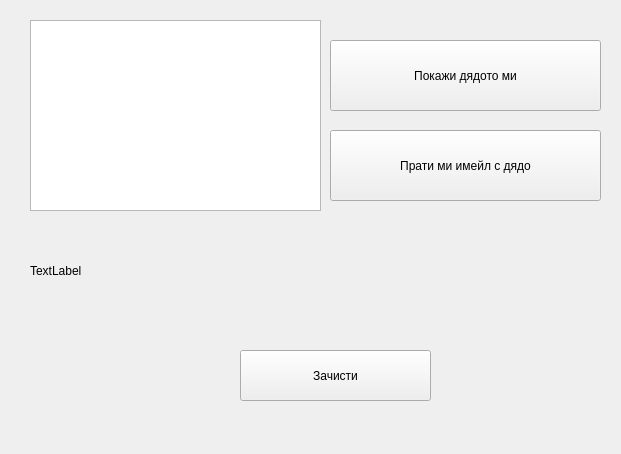
<?xml version="1.0" encoding="UTF-8"?>
<ui version="4.0">
 <class>Form</class>
 <widget class="QWidget" name="Form">
  <property name="geometry">
   <rect>
    <x>0</x>
    <y>0</y>
    <width>621</width>
    <height>454</height>
   </rect>
  </property>
  <property name="sizePolicy">
   <sizepolicy hsizetype="Fixed" vsizetype="Fixed">
    <horstretch>0</horstretch>
    <verstretch>0</verstretch>
   </sizepolicy>
  </property>
  <property name="windowTitle">
   <string>Form</string>
  </property>
  <widget class="QPushButton" name="btnClean">
   <property name="geometry">
    <rect>
     <x>240</x>
     <y>350</y>
     <width>191</width>
     <height>51</height>
    </rect>
   </property>
   <property name="text">
    <string>Зачисти</string>
   </property>
  </widget>
  <widget class="QListWidget" name="wgtParticipants">
   <property name="geometry">
    <rect>
     <x>30</x>
     <y>20</y>
     <width>291</width>
     <height>191</height>
    </rect>
   </property>
  </widget>
  <widget class="QPushButton" name="btnShow">
   <property name="geometry">
    <rect>
     <x>330</x>
     <y>40</y>
     <width>271</width>
     <height>71</height>
    </rect>
   </property>
   <property name="text">
    <string>Покажи дядото ми</string>
   </property>
  </widget>
  <widget class="QLabel" name="lblSanta">
   <property name="geometry">
    <rect>
     <x>30</x>
     <y>220</y>
     <width>511</width>
     <height>101</height>
    </rect>
   </property>
   <property name="text">
    <string>TextLabel</string>
   </property>
  </widget>
  <widget class="QPushButton" name="btnSend">
   <property name="geometry">
    <rect>
     <x>330</x>
     <y>130</y>
     <width>271</width>
     <height>71</height>
    </rect>
   </property>
   <property name="text">
    <string>Прати ми имейл с дядо</string>
   </property>
  </widget>
 </widget>
 <resources/>
 <connections/>
</ui>
